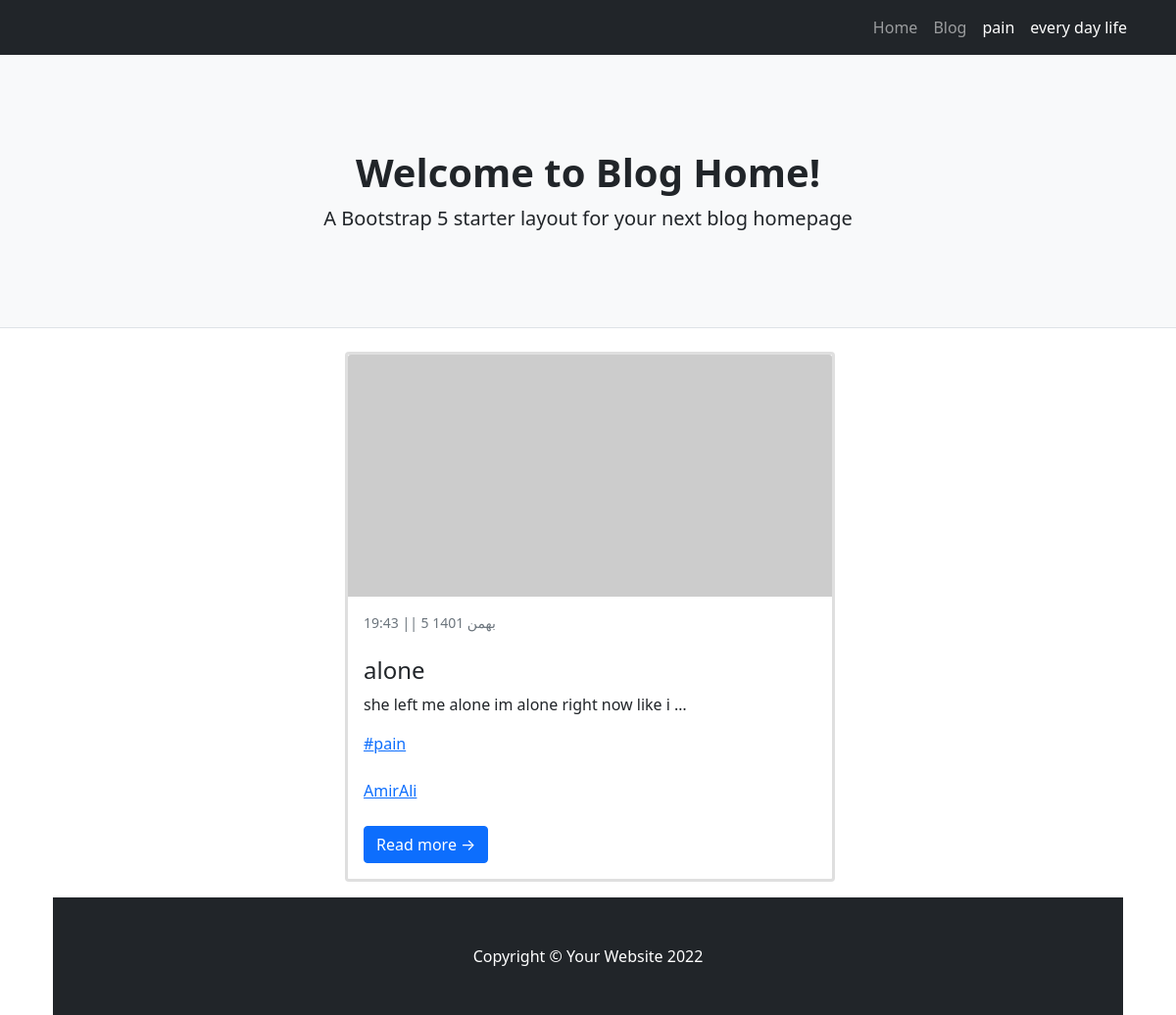
The page /author/AmirAli on the database as committed earlier.
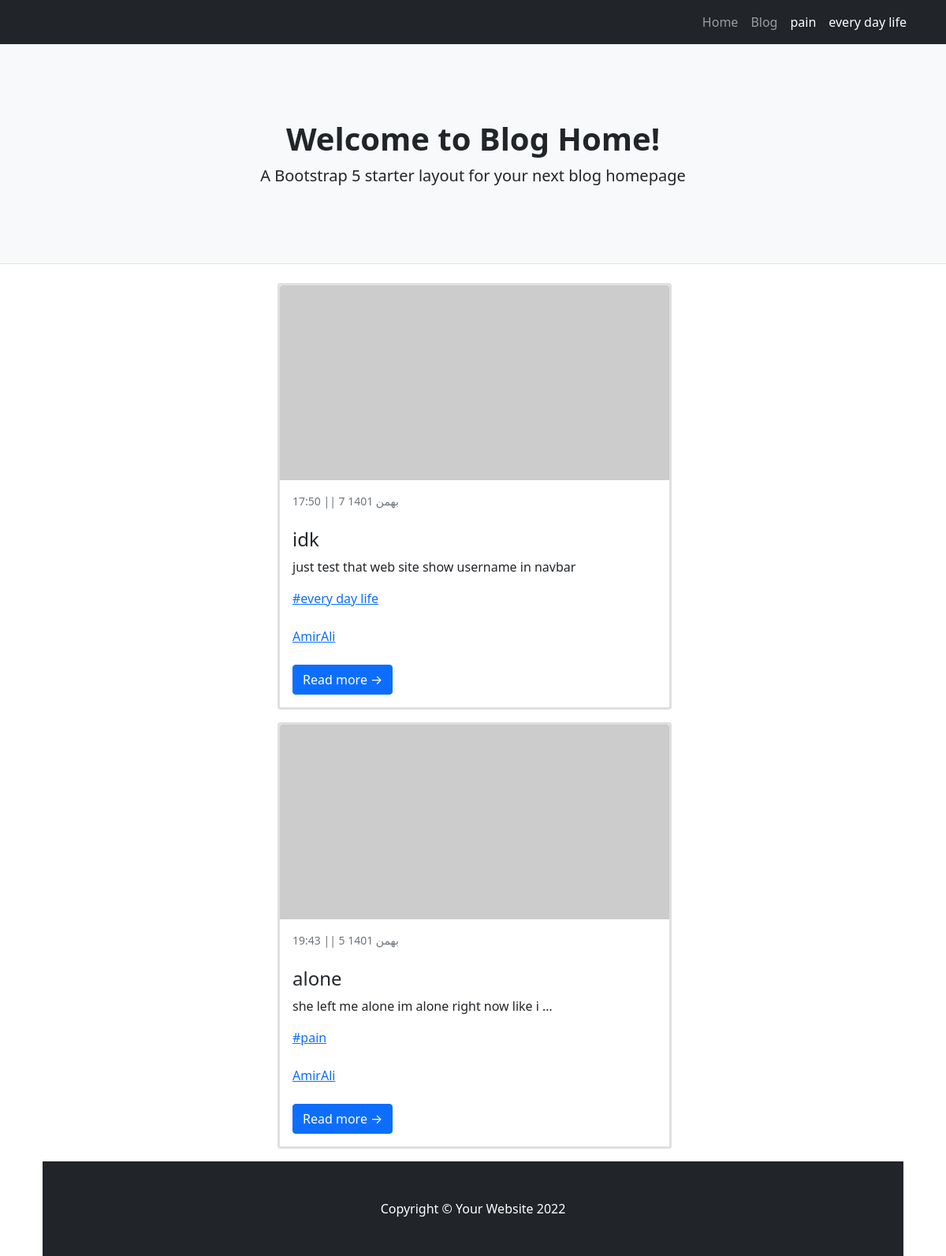
The same page on the database as committed later.
### blog/models.py (models this page shows, shortened)
class Category(models.Model):
    parent = models.ForeignKey("self",default=None,null=True,blank=True,on_delete=models.SET_NULL,related_name='children')
    title = models.CharField(max_length=200)
    slug = models.SlugField(max_length=100,unique=True)
    status = models.BooleanField(default=True,verbose_name="show")
    position = models.IntegerField(verbose_name="order")
    class Meta:
        ordering = ['parent__id','position']
    objects = CategorytManager()

class Article(models.Model):
    STATUS_CHOICES=(
        ('d','draft'),
        ("p",'publish')
    )
    author = models.ForeignKey(User,on_delete=models.SET_NULL,null=True,related_name="posts_of_author")# اختصاص دادن یک نویسدنده برای پست
    title = models.CharField(max_length=200)
    slug = models.SlugField(max_length=100,unique=True)
    category = models.ManyToManyField(Category,related_name="post_of_category")
    descriptions = models.TextField()
    publish= models.DateTimeField(default=timezone.now)
    created = models.DateTimeField(auto_now_add=True)
    updated = models.DateTimeField(auto_now=True)
    status = models.CharField(max_length=1,choices=STATUS_CHOICES)
    class Meta:
        ordering = ["-publish"]
    def jalali_get_publish(self):
         return jalali_converter(self.publish)
    jalali_get_publish.short_description = "date published"
    def category_to_str(self):
        return ", ".join([category.title for category in self.category.active()])
    category_to_str.short_description = "category"  # این اطلاعات را با چه تایتلی در پنل ادمین نشان دهد
    objects = PostManager()

### account/models.py (models this page shows)
class User(AbstractUser):   #ارث بری از کلاس یوزر خود جنگو و ایجاد یوزر جدید برای استفاده توی پروژه
    is_author = models.BooleanField(default=False)
    special_user = models.DateTimeField(default=timezone.now)
    def special_or_not(self):
        if(timezone.now() < self.special_user):   #ایا یوزر الان یوزر طلایی هست یا ن
            return True
        else:
            return False
    special_or_not.boolean = True
    special_or_not.short_description = "special user"

### blog/views.py (the view)
# urls.py: path('author/<slug:username>',author_list.as_view(),name="author"),
class author_list(ListView):
    paginate_by = 3  # """پیچ انیشین صفجه کتگوری"""
    template_name = "blog/author_list.html"   #نشان دادن این ویو بر روی این تمپلیت
    def get_queryset(self):
        global author
        username = self.kwargs.get("username")
        author = get_object_or_404(User,username=username) #گرفتن یوزر هایی که یوزرنیمشون رو وارد میکنیم
        return author.posts_of_author.published()#گرفتن پست های اون نویسنده(یوزر)
    def get_context_data(self, **kwargs):
        context = super().get_context_data(**kwargs)
        context["author"] = author
        return context

### blog/models.py (called while the page is built)
    def published(self):
        return self.filter(status="p")

    def active(self):
        return self.filter(status=True)

### blog/templatetags/base_tag.py (called while the page is built)
@register.inclusion_tag("blog/partial/navbar_tag.html")
def category_navbar():
    return {"category":Category.objects.filter(status = True)}

### extensions/jalali.py (called while the page is built)
    def persian_tuple(self):
        return self.persian_year, self.persian_month, self.persian_day

### extensions/utils.py (called while the page is built)
def jalali_converter(date):
    date_to_str = "{},{},{}".format(date.year,date.month,date.day)
    date_to_tuple = jalali.Gregorian(date_to_str).persian_tuple()
    date_to_list = list(date_to_tuple)
    for index , month in enumerate(ir_month):
        if date_to_list[1] == index+1:
            date_to_list[1]= month
            break
    output = f" ||  {date_to_list[2]} {date_to_list[1]} {date_to_list[0]}"
    output2 = f"    {date.hour}:{date.minute} "
    retu = [output,output2]
    return retu[1] + retu[0]

### templates/blog/author_list.html (shortened to what this page needs)
{%extends 'blog/base_list.html'%}

### templates/blog/base_list.html (shortened to what this page needs)
{%extends "blog/base.html"%}
{%block main%}
        <div class="container">
            <div class="row">
                <div class="col-lg-8">
                  {%for post in object_list%}
                  <div class="card mb-3">
                      <a href="#!"><img class="card-img-top" src="https://dummyimage.com/700x350/dee2e6/6c757d.jpg" alt="..." /></a>
                      <div class="card-body">
                          <div class="small text-muted">{{post.jalali_get_publish}}</div>
                          <h2 class="card-title h4">{{post.title}}</h2>
                          <p class="card-text">{{post.descriptions|striptags | truncatewords:10}}</p>
                            {%for cat in post.category.active%}
                            <a href='{%url "blog:category" cat.slug%}'><p class="card-text">#{{cat.title}}</p></a> <br>
                            {%endfor%}
                            <a href='{%url "blog:author" post.author%}'><p class="card-text">{{post.author}}</p></a> <br>
                          <a class="btn btn-primary" href="{%url 'blog:Details' post.slug%}">Read more →</a>
                      </div>
                  </div>
                  {%endfor%}
            </div>
        </div>
{%endblock%}

### templates/blog/partial/navbar_tag.html (shortened to what this page needs)
<div class="collapse navbar-collapse" id="navbarSupportedContent">
    <ul class="navbar-nav ms-auto mb-2 mb-lg-0">
        <li class="nav-item"><a class="nav-link" href="{%url 'blog:home'%}">Home</a></li>
        <li class="nav-item"><a class="nav-link" aria-current="page" href="{%url "blog:home"%}">Blog</a></li>
        {%for cat in category%}
            {%if cat.parent == None%}
                <li class="nav-item">
                    <a class="nav-link active" aria-current="page" href="{%url "blog:category" cat.slug %}">{{cat.title}}</a>
                </li>
            {%endif%}
        {%endfor%}
    </ul>
</div>

Rows that differ between the two databases and show on the page:
added Article: jalali_get_publish "17:50 || 7 بهمن 1401", title "idk", descriptions "just test that web site show username in navbar", author "AmirAli", Category (title "every day life")
